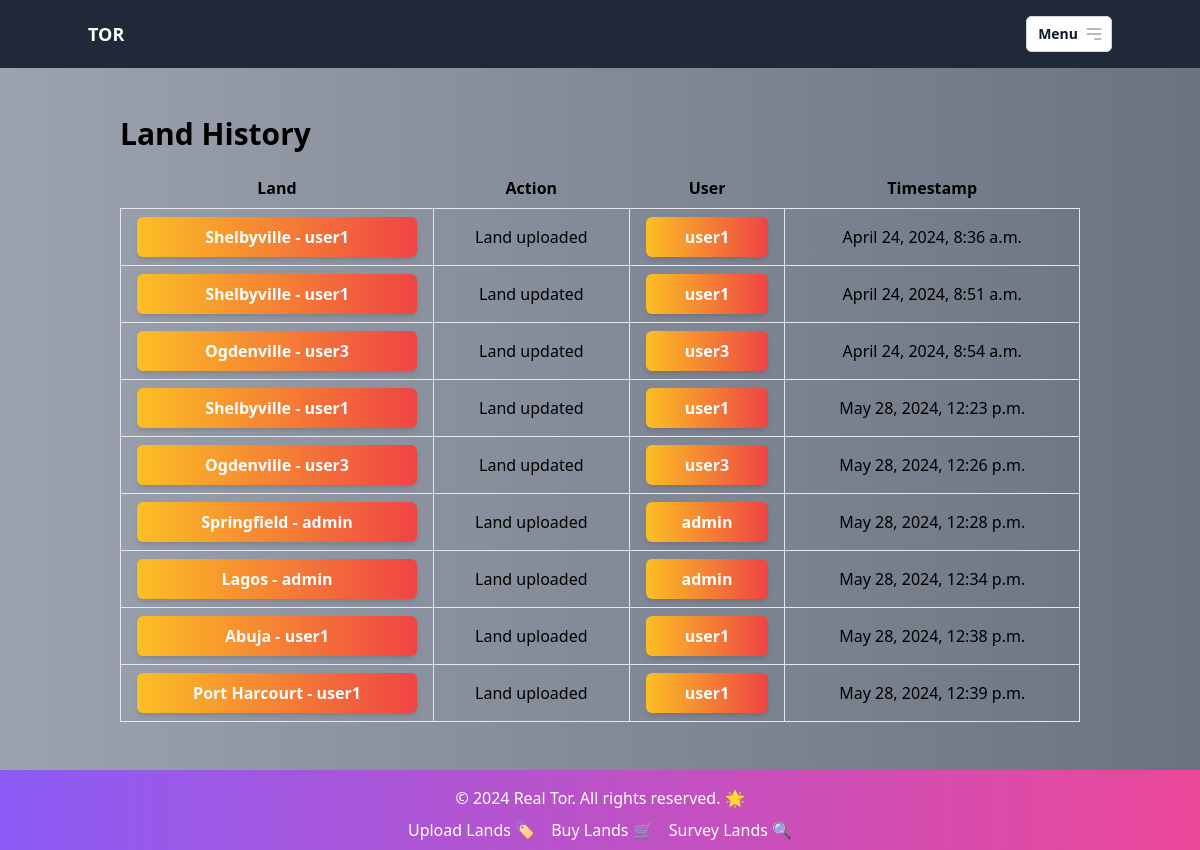
The app's page /history/land-history/ (signed in) with its own data.
### history/models.py (models this page shows, shortened)
class LandHistory(models.Model):
    land = models.ForeignKey(Land, on_delete=models.CASCADE, related_name='histories')
    action = models.CharField(max_length=255)  # E.g., "Land uploaded", "Land approved by surveyor", "Bid placed by buyer"
    user = models.ForeignKey(User, on_delete=models.SET_NULL, null=True, blank=True)
    timestamp = models.DateTimeField(auto_now_add=True)

### lands/models.py (models this page shows)
class Land(models.Model):
    location = models.CharField(max_length=100)
    size = models.DecimalField(max_digits=10, decimal_places=2)
    price = models.DecimalField(max_digits=10, decimal_places=2)
    description = models.TextField()
    ownership_status = models.BooleanField(default=False, verbose_name="Ownership Status")
    confirmation_status = models.BooleanField(default=False, verbose_name="Confirmation Status")
    images = models.ImageField(upload_to="land_images", blank=True, null=True)
    document = models.FileField(upload_to="land_documents", blank=True, null=True)
    owner = models.ForeignKey(User, on_delete=models.CASCADE, related_name="lands", verbose_name="Owner")
    class Meta:
        verbose_name = "Land"
        verbose_name_plural = "Lands"
    def __str__(self):
        return f"{self.location} - {self.owner.username}"

### history/views.py (the view)
# urls.py: path('land-history/', views.land_history, name='land_history'),
@login_required
def land_history(request):
    land_histories = LandHistory.objects.all()
    return render(request, 'history/land_history.html', {'land_histories': land_histories})

### templates/history/land_history.html
{% extends 'base.html' %}
{% block content %}
<div class="container mx-auto px-4 py-8">
    <h1 class="text-3xl font-bold mb-4">Land History</h1>
    <table class="table-auto w-full">
        <thead>
            <tr>
                <th class="px-4 py-2">Land</th>
                <th class="px-4 py-2">Action</th>
                <th class="px-4 py-2">User</th>
                <th class="px-4 py-2">Timestamp</th>
            </tr>
        </thead>
        <tbody>
            {% for land_history in land_histories %}
            <tr>
                <td class="border px-4 py-2">
                    <a href="{% url 'land_detail' land_history.land.id %}" class="block bg-gradient-to-r from-yellow-400 to-red-500 hover:from-yellow-500 hover:to-red-600 text-white font-semibold py-2 px-4 rounded-md shadow-md transition-colors duration-300 text-center">
                        {{ land_history.land }}
                    </a>
                </td>
                <td class="border px-4 py-2 text-center">{{ land_history.action }}</td>
                <td class="border px-4 py-2">
                    {% if land_history.user %}
                    <a href="{% url 'user_profile' land_history.user.id %}" class="block bg-gradient-to-r from-yellow-400 to-red-500 hover:from-yellow-500 hover:to-red-600 text-white font-semibold py-2 px-4 rounded-md shadow-md transition-colors duration-300 text-center">
                        {{ land_history.user }}
                    </a>
                    {% else %}
                    <span class="text-gray-500">N/A</span>
                    {% endif %}
                </td>
                <td class="border px-4 py-2 text-center">{{ land_history.timestamp }}</td>
            </tr>
            {% endfor %}
        </tbody>
    </table>
</div>
{% endblock %}

### templates/base.html (style rules this page uses)
html { min-height: 100%; position: relative; }
body { margin: 0; padding-bottom: 80px; }

### records on screen
LandHistory: land "Shelbyville - user1", action "Land uploaded", user "user1", timestamp "April 24, 2024, 8:36 a.m."
LandHistory: land "Shelbyville - user1", action "Land updated", user "user1", timestamp "April 24, 2024, 8:51 a.m."
LandHistory: land "Ogdenville - user3", action "Land updated", user "user3", timestamp "April 24, 2024, 8:54 a.m."
LandHistory: land "Shelbyville - user1", action "Land updated", user "user1", timestamp "May 28, 2024, 12:23 p.m."
LandHistory: land "Ogdenville - user3", action "Land updated", user "user3", timestamp "May 28, 2024, 12:26 p.m."
LandHistory: land "Springfield - admin", action "Land uploaded", user "admin", timestamp "May 28, 2024, 12:28 p.m."
LandHistory: land "Lagos - admin", action "Land uploaded", user "admin", timestamp "May 28, 2024, 12:34 p.m."
LandHistory: land "Abuja - user1", action "Land uploaded", user "user1", timestamp "May 28, 2024, 12:38 p.m."
LandHistory: land "Port Harcourt - user1", action "Land uploaded", user "user1", timestamp "May 28, 2024, 12:39 p.m."
